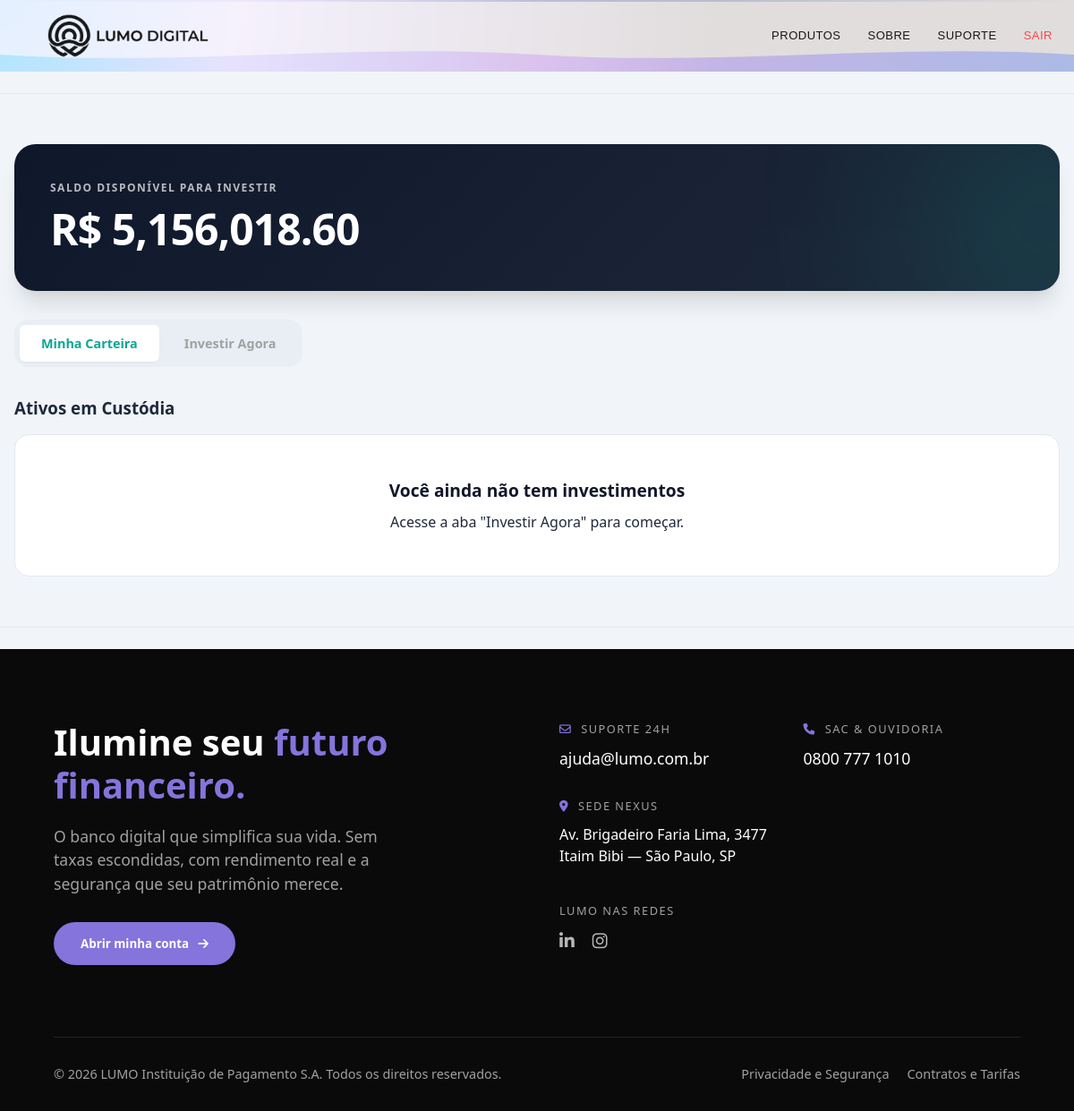
Before: /investimento (signed in) with the older database file.
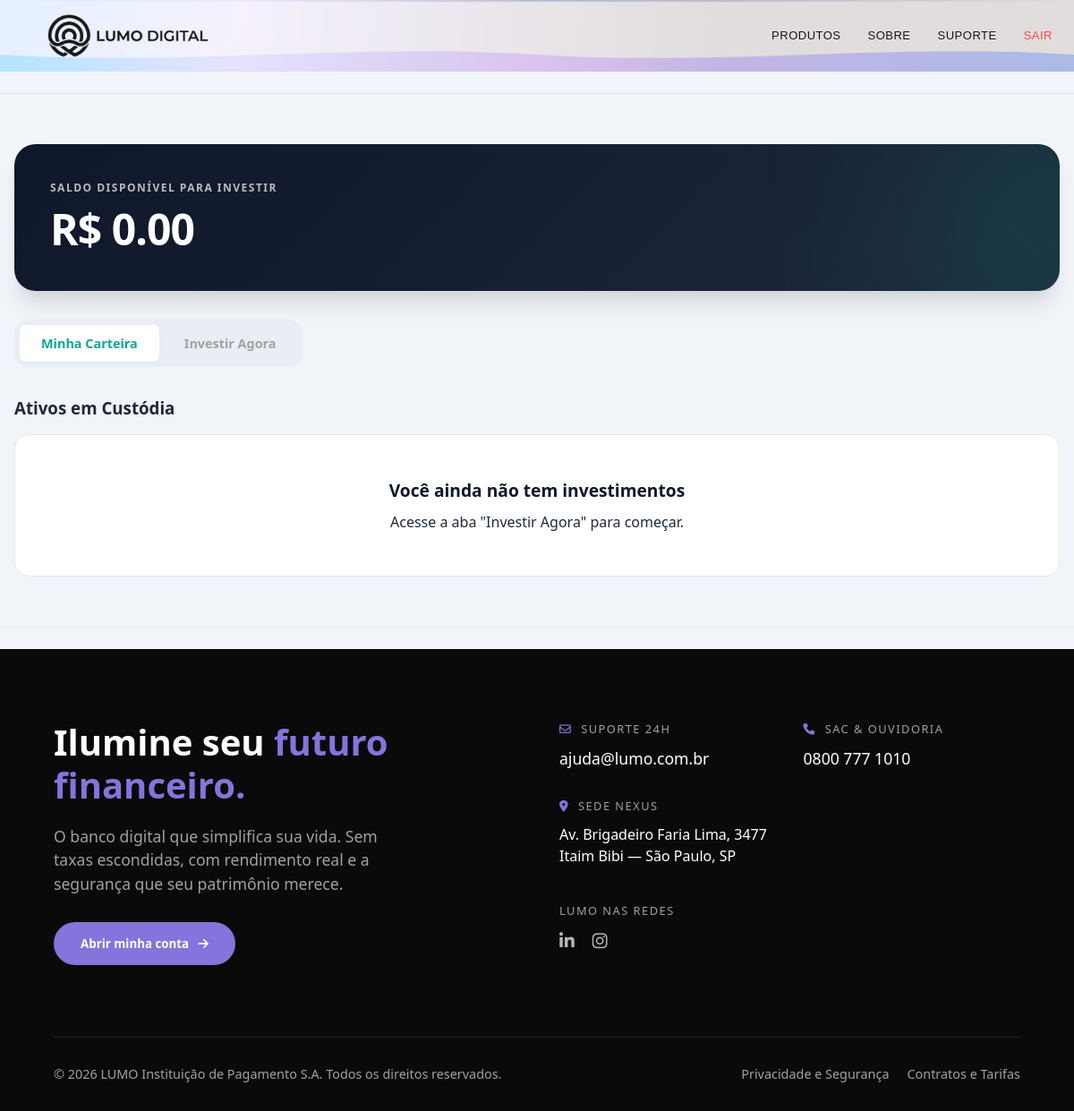
After: the same page with the newer database file.
### tables this page shows
CREATE TABLE contas (
    id INTEGER PRIMARY KEY AUTOINCREMENT,
    usuario_id INTEGER NOT NULL,
    numero_conta TEXT NOT NULL UNIQUE,
    saldo REAL DEFAULT 0, salario INTEGER DEFAULT 1518, ultimo_salario DATETIME,
    
    FOREIGN KEY (usuario_id) REFERENCES usuarios(id)
);

### routes/investimento.py (the view)
@investimento_bp.route("/investimento")
def investimento():
    if 'user_info' not in session:
        return redirect(url_for('auth.login'))
    conta_id = session['user_info']['conta_id']
    popup_message = session.pop('popup_message', None)
    popup_type = session.pop('popup_type', None)
    investimentos_data = load_all_investiments()
    investimentos_disponiveis = investimentos_data['investimentos']
    carteira_data = carregar_carteira(conta_id)
    conn = get_db()
    conn.row_factory = sqlite3.Row
    conta = conn.execute("SELECT saldo FROM contas WHERE id = ?", (conta_id,)).fetchone()
    saldo_atual = conta['saldo'] if conta else 0
    conn.close()
    if not carteira_data or not carteira_data.get('investimentos'):
        carteira = []
        valor_carteira = 0
    else:
        carteira = carteira_data['investimentos']
        valor_carteira = sum(item['saldo'] for item in carteira) if carteira else 0
    return render_template(
        "investimento/index.html",
        carteira=carteira,
        investimentos_disponiveis=investimentos_disponiveis,
        valor_carteira=valor_carteira,
        saldo=saldo_atual,
        session=session,
        popup_message=popup_message,
        popup_type=popup_type
    )

### utils/services/banco/investimento.py (called while the page is built)
def load_all_investiments():
    conn = get_db()
    conn.row_factory = sqlite3.Row
    investimentos = conn.execute("""
        SELECT id, nome, descricao, valor_cota, risco, ativo
        FROM investimentos
        WHERE ativo = 1
    """).fetchall()
    conn.close()
    return {'investimentos': [dict(row) for row in investimentos]}

### utils/validators.py (called while the page is built)
def get_db():
    conn = sqlite3.connect(DB_PATH)
    conn.row_factory = sqlite3.Row
    return conn

### templates/investimento/index.html (shortened to what this page needs)
{% extends 'layouts/base_home.html' %}
{% block content %}
<link rel="stylesheet" href="{{ url_for('static', filename='css/investimentos/style.css') }}">
<div class="invest-wrapper">
    <div class="app-container">
        <header class="invest-header">
            <div class="balance-card">
                <span>Saldo disponível para investir</span>
                <h2 id="saldo-atual">R$ {{ "{:,.2f}".format(saldo) }}</h2>
            </div>
        </header>
        <div class="tabs-wrapper">
            <div class="tabs-nav">
                <label for="tab-carteira" class="tab-label">Minha Carteira</label>
                <label for="tab-explorar" class="tab-label">Investir Agora</label>
            </div>
            <div class="tabs-content">
                <div id="content-carteira" class="tab-pane">
                    <h3 class="section-title" style="margin-bottom: 15px;">Ativos em Custódia</h3>
                    <div class="investimentos-lista">
                    </div>
                </div>
            </div>
        </div>
    </div>
</div>
{% include "components/popup.html" %}
{% endblock %}

### templates/layouts/base_home.html (shortened to what this page needs)
<!DOCTYPE html>
<html>
<head>
    <link rel="stylesheet" href="{{ url_for('static', filename='css/home/base_home.css') }}?v={{ config.DEBUG }}">
</head>
<body>
<link rel="stylesheet" href="{{ url_for('static', filename='css/components/header.css') }}?v={{ config.DEBUG }}">
<header class="header">
    <a href="/home" class="header-logo">
        <img src="../../static/images/logo.png" alt="Logo">
    </a>
    <nav class="nav-minimal">
        <a href="#" class="nav-link">PRODUTOS</a>
        <a href="#" class="nav-link">SOBRE</a>
        <a href="" class="nav-link">SUPORTE</a>
        <a href="/logout" class="nav-link" id="logout-link">SAIR</a>
    </nav>
    <div class="wave-container">
    </div>
</header>
<hr>
{% block content %}
{% endblock %}
<hr>
{% include "components/footer.html" %}
</body>
</html>

### templates/components/popup.html (shortened to what this page needs)
<link rel="stylesheet" href="{{ url_for('static', filename='css/components/popup.css') }}">

### templates/components/footer.html (shortened to what this page needs)
<link rel="stylesheet" href="https://cdnjs.cloudflare.com/ajax/libs/font-awesome/6.0.0/css/all.min.css">
<link rel="stylesheet" href="{{ url_for('static', filename='css/components/footer.css') }}">
<footer class="footer">
    <div class="footer-container">
        <div class="footer-left">
            <h2 class="footer-title">Ilumine seu <span>futuro financeiro.</span></h2>
            <p class="footer-description">
                O banco digital que simplifica sua vida. Sem taxas escondidas, com rendimento real e a segurança que seu patrimônio merece.
            </p>
            <button class="btn-glow">
                Abrir minha conta <i class="fa-solid fa-arrow-right"></i>
            </button>
        </div>
        <div class="footer-right">
            <div class="contact-grid">
                <div class="contact-item">
                    <span class="label"><i class="fa-regular fa-envelope"></i> Suporte 24h</span>
                    <a href="mailto:ajuda@lumo.com.br" class="link-underlined">ajuda@lumo.com.br</a>
                </div>
                <div class="contact-item">
                    <span class="label"><i class="fa-solid fa-phone"></i> SAC & Ouvidoria</span>
                    <a href="tel:08007771010" class="link-underlined">0800 777 1010</a>
                </div>
                <div class="contact-item">
                    <span class="label"><i class="fa-solid fa-location-dot"></i> Sede Nexus</span>
                    <p>Av. Brigadeiro Faria Lima, 3477<br>Itaim Bibi — São Paulo, SP</p>
                </div>
            </div>
            <div class="social-wrapper">
                <span class="label">LUMO nas redes</span>
                <div class="social-links">
                    <a href="#" aria-label="LinkedIn"><i class="fa-brands fa-linkedin-in"></i></a>
                    <a href="#" aria-label="Instagram"><i class="fa-brands fa-instagram"></i></a>
                </div>
            </div>
        </div>
    </div>
    <div class="footer-bottom">
        <p>&copy; 2026 LUMO Instituição de Pagamento S.A. Todos os direitos reservados.</p>
        <div class="footer-legal">
            <a href="#">Privacidade e Segurança</a>
            <a href="#">Contratos e Tarifas</a>
        </div>
    </div>
</footer>

### static/css/home/base_home.css (style rules this page uses)
* { margin: 0; padding: 0; box-sizing: border-box; font-family: system-ui, -apple-system, BlinkMacSystemFont, "Segoe UI", Roboto, Oxygen, Ubuntu, Cantarell, "Open Sans", "Helvetica Neue", sans-serif; border: none; }
body { background-color: aliceblue; }

### static/css/components/header.css (style rules this page uses)
body { margin: 0; }
.header { position: relative; width: 100%; height: 80px; background: #0A0A0A; display: flex; justify-content: space-between; align-items: center; padding: 0 2%; box-sizing: border-box; overflow: hidden; transition: 0.8s; }
.header::before { content: ''; position: absolute; top: 0; left: 0; width: 100%; height: 2px; background: linear-gradient(90deg, transparent, #627FA9, transparent); opacity: 0.5; }
.header-logo { z-index: 10; display: flex; align-items: center; }
.header-logo img { height: 130px; filter: brightness(0); opacity: 0.9; transition: all 0.4s cubic-bezier(0.4, 0, 0.2, 1); }
.nav-minimal { display: flex; gap: 30px; z-index: 10; }
.nav-link { text-decoration: none; color: #171616; font-size: 13px; font-family: sans-serif; font-weight: 500; letter-spacing: 0.5px; position: relative; transition: 0.3s; }
.nav-link::after { content: ''; position: absolute; bottom: -5px; left: 0; width: 0; height: 2px; background: #8245EF; transition: width 0.8s ease; }
#logout-link { color: #ff4444; }
#logout-link::after { content: ''; position: absolute; bottom: -5px; left: 0; width: 0; height: 2px; background: #ff4444; transition: width 0.8s ease; }
.header { position: relative; width: 100%; height: 80px; background: #e1dddd; display: flex; justify-content: space-between; align-items: center; padding: 0 2%; box-sizing: border-box; overflow: hidden; }
.header::after { content: ''; position: absolute; top: 0; left: 0; width: 100%; height: 100%; background: radial-gradient( circle at 0% 0%, #1592ff 0px, #AB94EE calc(var(--raio-luz) / 3), transparent var(--raio-luz) ); z-index: 5; pointer-events: none; mix-blend-mode: screen; transition: --raio-luz 1.5s cubic-bezier(0.4, 0, 0.2, 1), --opacidade-luz 1.5s cubic-bezier(0.4, 0, 0.2, 1), opacity 1.5s ease; opacity: var(--opacidade-luz); }
.wave-container { position: absolute; bottom: -1px; left: 0; width: 200%; display: flex; line-height: 0; opacity: 0.5; pointer-events: none; z-index: 1; }
.wave-container svg { width: 50%; height: 40px; margin: 0; padding: 0; display: block; animation: moveWave 15s linear infinite; }

### static/css/components/popup.css (style rules this page uses)
:root { --success-color: #2ecc71; --error-color: #e74c3c; --bg-glass: rgba(255, 255, 255, 0.8); }

### static/css/components/footer.css (style rules this page uses)
:root { --primary-color: #8474DB; --bg-dark: #0a0a0a; --text-muted: #a1a1a1; --transition: all 0.3s cubic-bezier(0.4, 0, 0.2, 1); }
.footer { background-color: var(--bg-dark); color: #ffffff; padding: 80px 5% 30px; font-family: 'Inter', sans-serif; }
.footer-container { max-width: 1200px; margin: 0 auto; display: flex; justify-content: space-between; flex-wrap: wrap; gap: 50px; }
.footer-left { flex: 1; min-width: 300px; }
.footer-title { font-size: 2.5rem; line-height: 1.2; margin-bottom: 20px; }
.footer-title span { color: var(--primary-color); }
.footer-description { color: var(--text-muted); font-size: 1.1rem; margin-bottom: 30px; max-width: 400px; }
.btn-glow { background: var(--primary-color); color: white; border: none; padding: 15px 30px; font-weight: 600; border-radius: 50px; cursor: pointer; transition: var(--transition); display: flex; align-items: center; gap: 10px; }
.footer-right { flex: 1; display: flex; flex-direction: column; gap: 40px; min-width: 300px; }
.contact-grid { display: grid; grid-template-columns: repeat(auto-fit, minmax(200px, 1fr)); gap: 30px; }
.label { display: block; font-size: 0.8rem; text-transform: uppercase; letter-spacing: 1.5px; color: var(--text-muted); margin-bottom: 10px; }
.label i { margin-right: 5px; color: var(--primary-color); }
.link-underlined { color: white; text-decoration: none; font-size: 1.1rem; position: relative; padding-bottom: 2px; }
.link-underlined::after { content: ''; position: absolute; width: 0; height: 1px; bottom: 0; left: 0; background-color: var(--primary-color); transition: var(--transition); }
.social-links { display: flex; gap: 20px; }
.social-links a { color: white; font-size: 1.2rem; transition: var(--transition); opacity: 0.7; }
.footer-bottom { margin-top: 80px; padding-top: 30px; border-top: 1px solid #222; display: flex; justify-content: space-between; align-items: center; font-size: 0.9rem; color: var(--text-muted); }
.footer-legal { display: flex; gap: 20px; }
.footer-legal a { color: var(--text-muted); text-decoration: none; }

Changed rows visible on the page:
removed contas: saldo "5,156,018.60"
Other visible differences:
{{ "{:,.2f}".format(saldo) }}: (not shown) → "0.00"
